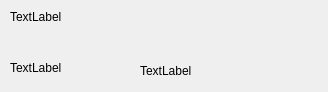
<?xml version="1.0" encoding="UTF-8"?>
<ui version="4.0">
 <class>PostWidget</class>
 <widget class="QWidget" name="PostWidget">
  <property name="geometry">
   <rect>
    <x>0</x>
    <y>0</y>
    <width>328</width>
    <height>92</height>
   </rect>
  </property>
  <property name="windowTitle">
   <string>Form</string>
  </property>
  <widget class="QLabel" name="contentsLabel">
   <property name="geometry">
    <rect>
     <x>10</x>
     <y>10</y>
     <width>301</width>
     <height>41</height>
    </rect>
   </property>
   <property name="text">
    <string>TextLabel</string>
   </property>
   <property name="alignment">
    <set>Qt::AlignLeading|Qt::AlignLeft|Qt::AlignTop</set>
   </property>
  </widget>
  <widget class="QLabel" name="firstNameLabel">
   <property name="geometry">
    <rect>
     <x>10</x>
     <y>60</y>
     <width>61</width>
     <height>16</height>
    </rect>
   </property>
   <property name="text">
    <string>TextLabel</string>
   </property>
  </widget>
  <widget class="QLabel" name="lastNameLabel">
   <property name="geometry">
    <rect>
     <x>140</x>
     <y>60</y>
     <width>121</width>
     <height>21</height>
    </rect>
   </property>
   <property name="text">
    <string>TextLabel</string>
   </property>
  </widget>
 </widget>
 <resources/>
 <connections/>
</ui>
